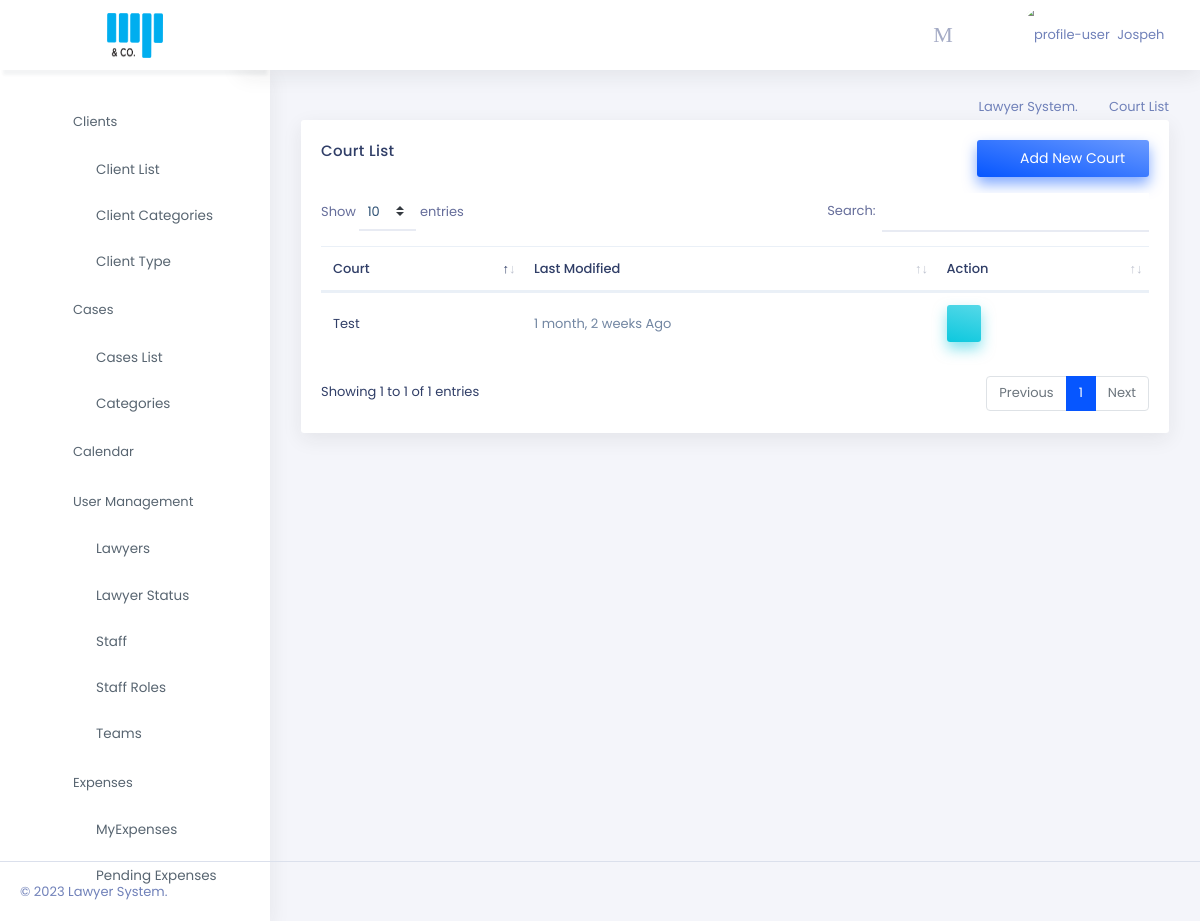
The app's page /cases/courts/list (signed in) with its own data.
### lawyers/models.py (models this page shows, shortened)
class User(AbstractUser):
    avatar = models.ImageField(
        upload_to="avatars/", null=True, blank=True)
    phone = models.CharField(default="", max_length=50)
    team=models.ForeignKey('lawyers.Team',null=True, on_delete=models.SET_NULL) #added team: 13.04.2021
    is_lawyer = models.BooleanField(default=False)

### cases/models.py (models this page shows, shortened)
class Court(models.Model):
    name = models.CharField(max_length=250)
    date_modified = models.DateTimeField(auto_now=True)
    """Model definition for Courts."""
    class Meta:
        verbose_name = 'Courts'
        verbose_name_plural = 'Courts'
        ordering = ['name']

### cases/views.py (the view)
# urls.py: path('cases/courts/list', court_list, name='court_list'),
@login_required
def court_list(request):
    courts = Court.objects.all()
    form = CourtForm
    context = {
        'courts': courts,
        'form': form
    }
    return render(request, 'cases/courts/court_list.html', context)

### accounts/templatetags/auth_extras.py (called while the page is built)
@register.filter(name='has_group')
def has_group(user, group_name):
    group = Group.objects.get(name=group_name)
    return True if group in user.groups.all() else False

### cases/context_processors.py (called while the page is built)
def get_lawyer(user):
    try:
        qs=Lawyer.objects.get(user=user)
        return qs
    except :
        return None

### templates/cases/courts/court_list.html (shortened to what this page needs)
{% extends 'base.html' %}
{% load static %}
{% load auth_extras %}
{% load crispy_forms_tags %}
{% block content %}
<div class="page-content">
    <div class="container-fluid">
        <div class="row">
            <div class="col-sm-12">
                <div class="page-title-box">
                    <div class="float-right">
                        <ol class="breadcrumb">
                            <li class="breadcrumb-item"><a href="/">Lawyer System.</a></li>
                            <li class="breadcrumb-item active">Court List</li>
                        </ol>
                    </div>
                </div>
            </div>
        </div>
        <div class="row">
            <div class="col-12">
                <div class="card">
                    <div class="card-body">
                        <button class="btn btn-gradient-primary px-4 float-right mt-0 mb-3" data-toggle="modal"
                            data-target=".bd-example-modal-xl"><i class="mdi mdi-plus-circle-outline mr-2"></i>Add New
                            Court</button>
                        <h4 class="mt-0 header-title">Court List</h4>
                        <div class="table-responsive dash-social">
                            <table id="datatable" class="table">
                                <thead>
                                    <tr>
                                        <th>Court</th>
                                        <th>Last Modified</th>
                                        <th>Action</th>
                                    </tr>
                                </thead>
                                <tbody>
                                    {% for cat in  courts %}
                                    <tr>
                                        <td> <a href="{% url 'cases:court_detail' cat.pk %}">{{cat.name|title}}</a>
                                        </td>
                                        <td> {{cat.date_modified|timesince}} Ago</td>
                                        <td>
                                            <a href="{% url 'cases:court_detail' cat.pk %}"
                                                class="btn btn-gradient-secondary waves-effect waves-light"><i
                                                    class="mdi mdi-eye"></i></a>
                                        </td>
                                    </tr>
                                    {% endfor %}
                                </tbody>
                            </table>
                        </div>
                    </div>
                </div>
            </div>
        </div>
    </div>
</div>
{% endblock content %}

### templates/header.html (shortened to what this page needs)
{% load static %}
{% load auth_extras %}
{% load notification_tags %}
<body id='body'>
    <div class="topbar">
        <div class="topbar-left">
            {% if request.user|has_group:"Accounts" %}
            <a href="{% url 'account_dash' %}" class="logo">
                <span>
                    <img src="{% static './assets/images/logo.png' %}" alt="logo-small"
                        style="width: 56px;height:45px;">
                </span>
            </a>
            {% else %}
            <a href="/" class="logo">
                <span>
                    <img src="{% static './assets/images/logo.png' %}" alt="logo-small"
                        style="width: 56px;height:45px;">
                </span>
            </a>
            {% endif %}
        </div>
        <nav class="navbar-custom">
            <ul class="list-unstyled topbar-nav float-right mb-0">
                <li class="dropdown notification-list">
                    <a class="nav-link dropdown-toggle arrow-none waves-light waves-effect"
                        href="{% url 'cases:calendar'%}">
                        <i class="dripicons-calendar noti-icon"></i>
                    </a>
                </li>
                <li class="dropdown notification-list">
                    <a class="nav-link dropdown-toggle arrow-none waves-light waves-effect" data-toggle="dropdown"
                        href="#" role="button" aria-haspopup="false" aria-expanded="false">
                        <i class="dripicons-message noti-icon"></i>
                    </a>
                </li>
                <li class="dropdown">
                    <a class="nav-link dropdown-toggle waves-effect waves-light nav-user" data-toggle="dropdown"
                        href="#" role="button" aria-haspopup="false" aria-expanded="false">
                        {% if user.avatar %}
                            <img src="{{user.avatar.url}}" alt="profile-user" class="rounded-circle" />
                        {% else %}
                        <img src="{% static './assets/images/user.png' %}" alt="profile-user" class="rounded-circle" />
                        {% endif %}
                        <span class="ml-1 nav-user-name hidden-sm">
                            {% if user.is_authenticated %}
                            {{user.first_name|title}} {{user.last_name|title}}
                            {% endif %}
                            <i class=" mdi mdi-chevron-down"></i> </span>
                    </a>
                </li>
            </ul>
            <ul class="list-unstyled topbar-nav mb-0">
                <li>
                    <button class="button-menu-mobile nav-link waves-effect waves-light">
                        <i class="dripicons-menu nav-icon"></i>
                    </button>
                </li>
            </ul>
        </nav>
    </div>
    <div class="page-wrapper">
        <div class="left-sidenav">
            <ul class="metismenu left-sidenav-menu">
                     {% if request.user|has_group:'Accounts' %}
                <li>
                    <a href="javascript: void(0);"><i class="ti-wallet"></i><span>Accounts</span><span class="menu-arrow"><i
                                class="mdi mdi-chevron-right"></i></span></a>
                    <ul class="nav-second-level" aria-expanded="false">
                        <li class="nav-item"><a class="nav-link" href="{% url 'account_dash' %}"><i
                                    class="ti-control-record"></i>Dashboard</a></li>
                        <li class="nav-item"><a class="nav-link" href="{% url 'cases:renumerations' %}"><i
                                    class="ti-control-record"></i>Requests</a></li>
                        <li class="nav-item"><a class="nav-link" href="{% url 'clients:payment_list' %}"><i
                                    class="ti-control-record"></i>Payments</a></li>
                         <li class="nav-item"><a class="nav-link" href="{% url 'cases:client_payment_list' %}"><i
                                    class="ti-control-record"></i>Payment Requests</a></li>
                        <li class="nav-item"><a class="nav-link" href="{% url 'accounts:expenses' %}"><i
                                    class="ti-control-record"></i>All Expenses</a></li>
                        <li class="nav-item"><a class="nav-link" href="{% url 'accounts:invoice_list' %}"><i
                            class="ti-control-record"></i>Invoice</a></li>
                    </ul>
                </li>
{% else %}
                {% if request.user|has_group:'Lawyer' or request.user|has_group:'Staff' or request.user.is_superuser %}
                <li>
                    <a href="javascript: void(0);"><i class="ti-link"></i><span>Clients</span><span
                            class="menu-arrow"><i class="mdi mdi-chevron-right"></i></span></a>
                    <ul class="nav-second-level" aria-expanded="false">
                        <li class="nav-item"><a class="nav-link" href="{% url 'clients:client_list' %}"><i
                                    class="ti-control-record"></i>Client List</a></li>
                        <li class="nav-item"><a class="nav-link" href="{% url 'clients:cat_list' %}"><i
                                    class="ti-control-record"></i>Client Categories</a></li>
                        <li class="nav-item"><a class="nav-link" href="{% url 'clients:type_list' %}"><i
                            class="ti-control-record"></i>Client Type</a></li>
                    </ul>
                </li>
                <li>
                    <a href="javascript: void(0);"><i class="ti-briefcase"></i><span>Cases</span><span
                            class="menu-arrow"><i class="mdi mdi-chevron-right"></i></span></a>
                    <ul class="nav-second-level" aria-expanded="false">
                        <li class="nav-item"><a class="nav-link" href="{% url 'cases:case_list' %}"><i
                                    class="ti-control-record"></i>Cases List</a></li>
                        <li class="nav-item"><a class="nav-link" href="{% url 'cases:cat_list' %}"><i
                                    class="ti-control-record"></i>Categories</a></li>
                            </a></li>
                    </ul>
                <li>
                    <a href="{% url 'cases:calendar' %}"><i class="ti-calendar"></i><span>Calendar</span></a>
                </li>
                {% if request.user.is_superuser %}
                <li>
                    <a href="javascript: void(0);"><i class="ti-user"></i><span>User Management</span><span
                            class="menu-arrow"><i class="mdi mdi-chevron-right"></i></span></a>
                    <ul class="nav-second-level" aria-expanded="false">
                        <li class="nav-item"><a class="nav-link" href="{% url 'accounts:lawyer_list' %}"><i
                                    class="ti-control-record"></i>Lawyers</a></li>
                         <li class="nav-item"><a class="nav-link" href="{% url 'accounts:status_list' %}"><i
                                    class="ti-control-record"></i>Lawyer Status</a></li>
                        <li class="nav-item"><a class="nav-link" href="{% url 'accounts:staff_list' %}"><i
                                    class="ti-control-record"></i>Staff</a></li>
                         <li class="nav-item"><a class="nav-link" href="{% url 'accounts:role_list' %}"><i
                                    class="ti-control-record"></i>Staff Roles</a></li>
                        <li class="nav-item"><a class="nav-link" href="{% url 'accounts:teams' %}"><i
                                    class="ti-control-record"></i>Teams</a></li>
                    </ul>
                </li>
                {% endif %}
                {% if request.user|has_group:'Lawyer' or request.user|has_group:"Staff" or request.user.is_superuser %}
                <li>
                    <a href="javascript: void(0);"><i class="ti-plus"></i><span>Expenses</span><span class="menu-arrow"><i
                                class="mdi mdi-chevron-right"></i></span></a>
                    <ul class="nav-second-level" aria-expanded="false">
                        <li class="nav-item"><a class="nav-link" href="{% url 'cases:expenses' %}"><i
                                    class="ti-control-record"></i>MyExpenses</a></li>
                {% if request.user|has_group:'Lawyer' %}
                        <li class="nav-item"><a class="nav-link" href="{% url 'cases:pending_expenses' %}"><i
                            class="ti-control-record"></i>Pending Expenses</a></li>
                        {%endif %}
                    </ul>
                </li>
                {% endif %}
                {% endif %}
                {% endif %}
        </div>

### static/chat/style.css (style rules this page uses)
body { font-size: 15px; }

### records on screen
User: first_name "Jospeh"
Court: name "Test", date_modified "1 month, 2 weeks"
